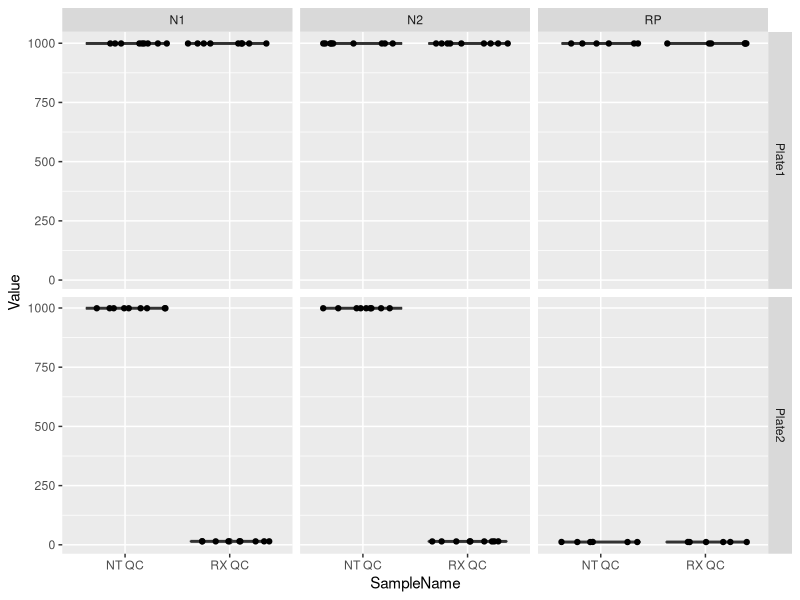

This chart was generated by the following R code: (Note: this script raises an error after producing the figure.)
## ---- chunk 1
#knitr::opts_chunk$set(echo = TRUE, error=TRUE)
knitr::opts_chunk$set(echo = TRUE)

#install.packages("tidyverse")
#install.packages("ggpubr")
library(tidyverse)
library(ggplot2)
library(ggpubr)

# remove all legacy variables in the project environment
rm(list = ls())
## ---- chunk 2
# Import massaged Fluidigm data file
fluid.all = read.csv("./data/Fluidigm_1691207281.csv")
head(fluid.all)
## ---- chunk 3
# ============================================================================ #
# Remove columns I don't need
fluid.all <- fluid.all %>% select(ID, SampleName, AssayName, Value, Call, Plate, rConc)

# negative controls ("RX QC" and "NT QC")
neg.ctls = fluid.all %>% filter(SampleName %in% c("RX QC", "NT QC"))


# ============================================================================ #
# standards ("CoV 50", "CoV 500", "CoV 5000")
std.ctls = fluid.all %>% filter(SampleName %in% c("CoV 50",
                                                  "CoV 500",
                                                  "CoV 5000"))

  
  
## ---- chunk 4
# take a look at the data ...
# View(neg.ctls)
ggplot(neg.ctls,
       mapping = aes(x = SampleName,
                     y = Value)) +
  geom_boxplot() +
  geom_jitter() +
  facet_grid(Plate ~ AssayName)

# plot Ct for all negative controls


## ---- chunk 5
# take a look at the data ...
View(std.ctls)

# ggplot for all standard controls
ggplot(std.ctls,
       mapping = aes(x = SampleName,
                     y = Value)) +
  geom_boxplot() +
  geom_jitter() +
  facet_grid(Plate ~ AssayName)


## ---- chunk 6
# look more closely at just the N1 and N2 results
std.ctls.n1.n2 = std.ctls %>% filter(AssayName != "RP")

# ggplot for just N1 and N2
ggplot(std.ctls.n1.n2,
       mapping = aes(x = SampleName,
                     y = Value)) +
  geom_boxplot() +
  geom_jitter() +
  facet_grid(Plate ~ AssayName)

## ---- chunk 7
# ============================================================================ #
# samples

# filter fluid.all to keep just the samples and none of the controls
samples = fluid.all %>% filter(!(SampleName %in% c("CoV 50",
                                                  "CoV 500",
                                                  "CoV 5000",
                                                  "RX QC",
                                                  "NT QC")))

# Import PHD results from .csv file
phd.calls = read.csv("./data/PHD_results.csv")

# Add a column to the Fluidigm file containing the PHD results
# use the inner_join() function to do this
samples = inner_join( fluid.all , phd.calls , 
                     by.x = c("SampleName"), 
                     by.y = c("Sample_barcode"), 
                     row.names = FALSE)

# clean up
rm(phd.calls)
## ---- chunk 8
# Add a column to sample for NYUAD classes and rename Class to PHD_Class
samples = samples %>% mutate("NYUAD_Class" = NA)
names(samples)[names(samples) == "Class"] = "PHD_Class"
head(samples)
## ---- chunk 9
# side-by-side graphs for N1 and N2 on Plate 1 and Plate 2
# using subsetted N1 and N2 assays from standard control set (already done above)
ggplot(std.ctls.n1.n2,
       mapping = aes(x = log10(rConc),
                     y = Value,
                     color = AssayName)) +
  geom_point() +
  geom_smooth(method = "lm") +
  facet_wrap(~Plate)


## ---- chunk 10
# lm for standards with Plate interaction term
# you may do this for N1, N2, or both combined
summary(lm(formula = Value ~ log10(rConc)*Plate, data = std.ctls.n1.n2))

## ---- chunk 11
# make 4 separate linear models for N1 and N2 on Plate 1 or Plate 2
lm.n1.p1 = lm(formula = Value ~ log10(rConc),
              data = filter(std.ctls.n1.n2, AssayName == "N1",
                            Plate == "Plate1"))
lm.n2.p1 = lm(formula = Value ~ log10(rConc),
              data = filter(std.ctls.n1.n2, AssayName == "N2",
                            Plate == "Plate1"))
lm.n1.p2 = lm(formula = Value ~ log10(rConc),
              data = filter(std.ctls.n1.n2, AssayName == "N1",
                            Plate == "Plate2"))
lm.n2.p2 = lm(formula = Value ~ log10(rConc),
              data = filter(std.ctls.n1.n2, AssayName == "N2",
                            Plate == "Plate2"))

# look at the summaries of the models
summary(lm.n1.p1)
summary(lm.n2.p1)
summary(lm.n1.p2)
summary(lm.n2.p2)

## ---- chunk 12
# Look at the slope/efficiency and R^2
# Here is an outline for a data frame containing these data, if you want to use it
# (but you don't have to)
std.ctl.qc = data.frame(Model = c("N1-P1","N2-P1","N1-P2","N2-P2"),
                        Rsquared = c(summary(lm.n1.p1)$r.squared,
                                     summary(lm.n2.p1)$r.squared,
                                     summary(lm.n1.p2)$r.squared,
                                     summary(lm.n2.p2)$r.squared),
                        Slope = c(summary(lm.n1.p1)$coef[2], 
                                  summary(lm.n2.p1)$coef[2],
                                  summary(lm.n1.p2)$coef[2],
                                  summary(lm.n2.p2)$coef[2]),
                        Eff = c(10^{-1/summary(lm.n1.p1)$coef[2]} - 1,
                                10^{-1/summary(lm.n2.p1)$coef[2]} - 1,
                                10^{-1/summary(lm.n1.p2)$coef[2]} - 1,
                                10^{-1/summary(lm.n2.p2)$coef[2]} - 1))
std.ctl.qc
## ---- chunk 13
# distribution of Ct values for RP genes in clinical samples
ggplot(data = filter(samples, AssayName == "RP"),
       mapping = aes(x = PHD_Class,
                     y = Value)) +
  geom_violin() +
  facet_wrap(~Plate)
## ---- chunk 14
# ============================================================================ #
# subset valid samples
valid.sample.ids = samples %>%  
  group_by(SampleName) %>% 
  filter(AssayName == "RP" & Call == "Pass") %>% 
  summarize( TotalPass = sum(Value < 16) ) %>% 
  filter(TotalPass > 3)

valid.samples = merge(samples, valid.sample.ids, by = "SampleName") %>% 
  arrange(ID) %>% select(-TotalPass)

# ============================================================================ #
# number of valid samples
nrow(valid.sample.ids)

# ============================================================================ #
# Flag inconclusive samples
samples$NYUAD_Class[ ! samples$SampleName %in% valid.samples$SampleName ] = "Inconclusive"
## ---- chunk 15
# subset the rp data from the valid samples (we will also need this below)
samples.rp = valid.samples %>% filter(AssayName == "RP")

# violin plot of Ct values for valid assays, filtered for RP gene, by PHD diagnosis
ggplot(samples.rp,
       mapping = aes(x = PHD_Class,
                     y = Value)) +
  geom_violin()
## ---- chunk 16
## Plate 1 and Plate 2 Ct values
rp.p1 = samples.rp$Value[samples.rp$Plate == "Plate1"]
rp.p2 = samples.rp$Value[samples.rp$Plate == "Plate2"]
  
  
## QQ plots

# Plate 1
ggqqplot(rp.p1)

# Plate 2
ggqqplot(rp.p2)

## Test for normality
shapiro.test(rp.p1)
shapiro.test(rp.p2)

# Test for equality of normal distributions
wilcox.test(rp.p1, rp.p2)

## ---- chunk 17
# ============================================================================ #
# "positive" samples at NYUAD
nyuad.pos.sample.ids = valid.samples %>%  
  group_by(SampleName) %>% 
  filter(Call == "Pass" & Value < 999 &
           AssayName %in% c("N1","N2")) %>% 
  summarize( TotalPass = sum(Value < 999) ) %>% 
  filter(TotalPass > 3)

nyuad.pos.samples = merge(valid.samples, nyuad.pos.sample.ids, by = "SampleName") %>% 
  filter(Call == "Pass" & Value < 999 & AssayName %in% c("N1","N2")) %>%
  select(ID,SampleName,PHD_Class,AssayName,Value,Plate) %>% 
  arrange(Plate, ID, AssayName)

# ============================================================================ #
nrow(nyuad.pos.sample.ids)

# ============================================================================ #
# Add NYUAD_Class labels to sample table
samples$NYUAD_Class[ samples$SampleName %in% nyuad.pos.samples$SampleName ] = "Positive"
samples$NYUAD_Class[which(is.na(samples$NYUAD_Class))] = "Negative"
## ---- chunk 18
# violin plot of N1 and N2 Ct distributions in cleaned data, by assay
ggplot(nyuad.pos.samples,
       mapping = aes(x = AssayName,
                     y = Value)) +
  geom_violin() +
  facet_wrap(~Plate)
## ---- chunk 19
# by PHD diagnosis
ggplot(nyuad.pos.samples,
       mapping = aes(x = PHD_Class,
                     y = Value)) +
  geom_violin() +
  facet_grid(Plate ~ AssayName)

## ---- chunk 20
# sample variation (all clinical samples with Ct < 999)
sample.clean.var = samples %>% 
  filter(AssayName %in% c("N1","N2") & Value < 999) %>% 
  group_by(SampleName, AssayName, PHD_Class,Plate) %>%
  summarise(Ct.mean = mean(Value), Ct.sd = sd(Value), n = length(Value)) 

# sample variation (all "NYUAD Positive" samples)
nyuad_pos.clean.var = nyuad.pos.samples %>%
  group_by(SampleName, AssayName, PHD_Class,Plate) %>%
  summarise(Ct.mean = mean(Value), Ct.sd = sd(Value), n = length(Value))
## ---- chunk 21
## Add SEM(Ct) column to each dataset
sample.clean.var$Ct.sem = sample.clean.var$Ct.sd / sqrt(sample.clean.var$n)
nyuad_pos.clean.var$Ct.sem = nyuad_pos.clean.var$Ct.sd / sqrt(nyuad_pos.clean.var$n)
## ---- chunk 22
## Plot variation as SEM(Ct) vs. sample index

# All samples with N1/N2 detected
p1 = ggplot(sample.clean.var,
            mapping = aes(x = seq(SampleName),
                          y = Ct.sem)) +
  geom_bar(stat="identity") +
  geom_hline(yintercept = 0.5)

# Cleaned data
p2 = ggplot(nyuad_pos.clean.var,
            mapping = aes(x = seq(SampleName),
                          y = Ct.sem)) +
  geom_bar(stat="identity") +
  geom_hline(yintercept = 0.5)

ggarrange(p1,p2,nrow=2)
## ---- chunk 23
# get summary table of classifications for each sample (one row per sample)
sample.classes = samples %>% group_by(SampleName) %>%
  summarize(PHD_Class = PHD_Class, NYUAD_Class = NYUAD_Class) %>% 
  unique()
head(sample.classes)

# make a contingency table
with(sample.classes, table(PHD_Class, NYUAD_Class, dnn = c("PHD","NYUAD")))
## ---- chunk 24
# filter out N1 and N2 controls from Plate 1
std.ctls.p1 = std.ctls.n1.n2 %>% filter(Plate == "Plate1")

# linear model for rConc based on combined N1 and N2 Ct from "good" plate
lm.std.rConc = lm(formula = log10(rConc) ~ Value,
                  data = std.ctls.p1)
summary(lm.std.rConc)
## ---- chunk 25
## ggplot of linear model for Ct vs. conc, with regression line and CI bands
ggplot(data = std.ctls.p1,
       mapping = aes(x = log10(rConc),
                     y = Value)) +
  geom_point() +
  geom_smooth(method = "lm")
  
## ---- chunk 26
# combine sample measurements for N1 and N2 for each sample to a grand mean
# - you want to end up with one row per sample
# - you can use `group_by()` and `summarise()` to do this
nyuad.pos.sample.means = nyuad_pos.clean.var %>%
  group_by(SampleName) %>% 
  summarize(Value = mean(Ct.mean),
            Plate = Plate,
            PHD_Class = PHD_Class) %>% 
  unique()

# use lm for prediction on controls to get CIs for them
pred.sample.rConc = predict.lm(lm.std.rConc, 
                               newdata  = nyuad.pos.sample.means, 
                               interval = "prediction")

# make a data frame out of the predictions and take a look at the result
df.pred.sample.rConc = as.data.frame(pred.sample.rConc)
head(df.pred.sample.rConc)
## ---- chunk 27
# make a data frame adding 3 columns to the sample means data frame 
# with fit, lwr, and upr
df.pred.sample.rConc = cbind(nyuad.pos.sample.means,
                             conc.fit = df.pred.sample.rConc$fit ,
                             conc.lwr = df.pred.sample.rConc$lwr , 
                             conc.upr = df.pred.sample.rConc$upr )
head(df.pred.sample.rConc)
## ---- chunk 28
# ============================================================================ #
# base plot: data points for N1/N2 standards from Plate 1
p0 = ggplot(std.ctls.p1, aes(x=log10(rConc), y=Value, 
                             color=AssayName)) +       # map color to assay names
  geom_point() +
  scale_color_manual(values=c("gray70","gray50",       # for N1/N2 controls
                              "#F8766D","#00BFC4")) +  # for Neg/Pos classes
  facet_wrap(~Plate)  # wrap by Plate
  
# add standard controls regression line
p.fit = p0 +
  geom_smooth(method="lm", color="black", size=0.4, se = FALSE)

# add data points for sample predictions
# (points are the fitted values, map color to PHD classification)
p.fit = p.fit +
  geom_point(data = df.pred.sample.rConc, # the data frame containing predicted values
             mapping = aes(x = conc.fit, y = Value, color = PHD_Class), size=0.5)

# add PI for predictions (min and max are the lower and upper PI bounds)
p.fit = p.fit +
  geom_ribbon(data = df.pred.sample.rConc, # the data frame containing predicted values
              mapping = aes(y = Value, xmin = conc.lwr, xmax = conc.upr),
              fill = "gray", alpha = 0.5, inherit.aes = FALSE)

# convert back to copies / ul and add some labels
p.fit = p.fit +
  scale_x_continuous(label = function(x){return(round(10^x,1))}) +
  xlab("Viral copies/ul") + ylab("Ct") +
  ggtitle("Viral load in clinical samples (with prediction intervals)")

p.fit
## ---- chunk 29
# back-calculate actual viral loads and add as a new column
df.pred.sample.rConc = df.pred.sample.rConc %>%
  mutate(Copies_per_ul = signif(10^(conc.fit), 2))

# make a file for the final data report
data.report = left_join(sample.classes , 
                        select( df.pred.sample.rConc ,
                                SampleName,
                                PHD_Class,
                                Copies_per_ul))

# export data file
write.csv(df.pred.sample.rConc, "PHD_samples.viral_load.graeme_vissers.csv")
